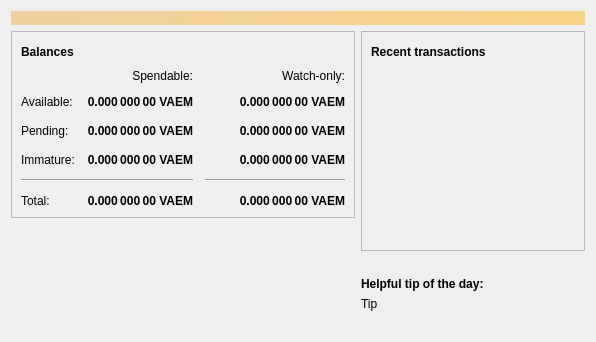
<?xml version="1.0" encoding="UTF-8"?>
<ui version="4.0">
 <class>OverviewPage</class>
 <widget class="QWidget" name="OverviewPage">
  <property name="geometry">
   <rect>
    <x>0</x>
    <y>0</y>
    <width>596</width>
    <height>342</height>
   </rect>
  </property>
  <property name="windowTitle">
   <string>Form</string>
  </property>
  <layout class="QVBoxLayout" name="topLayout">
   <item>
    <widget class="QLabel" name="labelAlerts">
     <property name="visible">
      <bool>false</bool>
     </property>
     <property name="styleSheet">
      <string notr="true">QLabel { background-color: qlineargradient(x1: 0, y1: 0, x2: 1, y2: 0, stop:0 #F0D0A0, stop:1 #F8D488); color:#000000; }</string>
     </property>
     <property name="wordWrap">
      <bool>true</bool>
     </property>
     <property name="margin">
      <number>3</number>
     </property>
     <property name="textInteractionFlags">
      <set>Qt::TextSelectableByMouse</set>
     </property>
    </widget>
   </item>
   <item>
    <layout class="QHBoxLayout" name="horizontalLayout" stretch="1,1">
     <item>
      <layout class="QVBoxLayout" name="verticalLayout_2">
       <item>
        <widget class="QFrame" name="frame">
         <property name="frameShape">
          <enum>QFrame::StyledPanel</enum>
         </property>
         <property name="frameShadow">
          <enum>QFrame::Raised</enum>
         </property>
         <layout class="QVBoxLayout" name="verticalLayout_4">
          <item>
           <layout class="QHBoxLayout" name="horizontalLayout_4">
            <item>
             <widget class="QLabel" name="label_5">
              <property name="font">
               <font>
                <weight>75</weight>
                <bold>true</bold>
               </font>
              </property>
              <property name="text">
               <string>Balances</string>
              </property>
             </widget>
            </item>
            <item>
             <widget class="QPushButton" name="labelWalletStatus">
              <property name="enabled">
               <bool>true</bool>
              </property>
              <property name="maximumSize">
               <size>
                <width>30</width>
                <height>16777215</height>
               </size>
              </property>
              <property name="toolTip">
               <string>The displayed information may be out of date. Your wallet automatically synchronizes with the Voltaem network after a connection is established, but this process has not completed yet.</string>
              </property>
              <property name="text">
               <string/>
              </property>
              <property name="icon">
               <iconset resource="../bitcoin.qrc">
                <normaloff>:/icons/warning</normaloff>
                <disabledoff>:/icons/warning</disabledoff>:/icons/warning</iconset>
              </property>
              <property name="iconSize">
               <size>
                <width>24</width>
                <height>24</height>
               </size>
              </property>
              <property name="flat">
               <bool>true</bool>
              </property>
             </widget>
            </item>
            <item>
             <spacer name="horizontalSpacer_3">
              <property name="orientation">
               <enum>Qt::Horizontal</enum>
              </property>
              <property name="sizeHint" stdset="0">
               <size>
                <width>40</width>
                <height>20</height>
               </size>
              </property>
             </spacer>
            </item>
           </layout>
          </item>
          <item>
           <layout class="QGridLayout" name="gridLayout">
            <property name="spacing">
             <number>12</number>
            </property>
            <item row="2" column="2">
             <widget class="QLabel" name="labelWatchPending">
              <property name="font">
               <font>
                <weight>75</weight>
                <bold>true</bold>
               </font>
              </property>
              <property name="cursor">
               <cursorShape>IBeamCursor</cursorShape>
              </property>
              <property name="toolTip">
               <string>Unconfirmed transactions to watch-only addresses</string>
              </property>
              <property name="text">
               <string notr="true">0.000 000 00 VAEM</string>
              </property>
              <property name="alignment">
               <set>Qt::AlignRight|Qt::AlignTrailing|Qt::AlignVCenter</set>
              </property>
              <property name="textInteractionFlags">
               <set>Qt::LinksAccessibleByMouse|Qt::TextSelectableByKeyboard|Qt::TextSelectableByMouse</set>
              </property>
             </widget>
            </item>
            <item row="2" column="1">
             <widget class="QLabel" name="labelUnconfirmed">
              <property name="font">
               <font>
                <weight>75</weight>
                <bold>true</bold>
               </font>
              </property>
              <property name="cursor">
               <cursorShape>IBeamCursor</cursorShape>
              </property>
              <property name="toolTip">
               <string>Total of transactions that have yet to be confirmed, and do not yet count toward the spendable balance</string>
              </property>
              <property name="text">
               <string notr="true">0.000 000 00 VAEM</string>
              </property>
              <property name="alignment">
               <set>Qt::AlignRight|Qt::AlignTrailing|Qt::AlignVCenter</set>
              </property>
              <property name="textInteractionFlags">
               <set>Qt::LinksAccessibleByMouse|Qt::TextSelectableByKeyboard|Qt::TextSelectableByMouse</set>
              </property>
             </widget>
            </item>
            <item row="3" column="2">
             <widget class="QLabel" name="labelWatchImmature">
              <property name="font">
               <font>
                <weight>75</weight>
                <bold>true</bold>
               </font>
              </property>
              <property name="cursor">
               <cursorShape>IBeamCursor</cursorShape>
              </property>
              <property name="toolTip">
               <string>Mined balance in watch-only addresses that has not yet matured</string>
              </property>
              <property name="text">
               <string notr="true">0.000 000 00 VAEM</string>
              </property>
              <property name="alignment">
               <set>Qt::AlignRight|Qt::AlignTrailing|Qt::AlignVCenter</set>
              </property>
              <property name="textInteractionFlags">
               <set>Qt::LinksAccessibleByMouse|Qt::TextSelectableByKeyboard|Qt::TextSelectableByMouse</set>
              </property>
             </widget>
            </item>
            <item row="4" column="0" colspan="2">
             <widget class="Line" name="line">
              <property name="orientation">
               <enum>Qt::Horizontal</enum>
              </property>
             </widget>
            </item>
            <item row="4" column="2">
             <widget class="Line" name="lineWatchBalance">
              <property name="sizePolicy">
               <sizepolicy hsizetype="Preferred" vsizetype="Fixed">
                <horstretch>0</horstretch>
                <verstretch>0</verstretch>
               </sizepolicy>
              </property>
              <property name="minimumSize">
               <size>
                <width>140</width>
                <height>0</height>
               </size>
              </property>
              <property name="orientation">
               <enum>Qt::Horizontal</enum>
              </property>
             </widget>
            </item>
            <item row="5" column="0">
             <widget class="QLabel" name="labelTotalText">
              <property name="text">
               <string>Total:</string>
              </property>
             </widget>
            </item>
            <item row="3" column="1">
             <widget class="QLabel" name="labelImmature">
              <property name="font">
               <font>
                <weight>75</weight>
                <bold>true</bold>
               </font>
              </property>
              <property name="cursor">
               <cursorShape>IBeamCursor</cursorShape>
              </property>
              <property name="toolTip">
               <string>Mined balance that has not yet matured</string>
              </property>
              <property name="text">
               <string notr="true">0.000 000 00 VAEM</string>
              </property>
              <property name="alignment">
               <set>Qt::AlignRight|Qt::AlignTrailing|Qt::AlignVCenter</set>
              </property>
              <property name="textInteractionFlags">
               <set>Qt::LinksAccessibleByMouse|Qt::TextSelectableByKeyboard|Qt::TextSelectableByMouse</set>
              </property>
             </widget>
            </item>
            <item row="2" column="3">
             <spacer name="horizontalSpacer_2">
              <property name="orientation">
               <enum>Qt::Horizontal</enum>
              </property>
              <property name="sizeHint" stdset="0">
               <size>
                <width>40</width>
                <height>20</height>
               </size>
              </property>
             </spacer>
            </item>
            <item row="3" column="0">
             <widget class="QLabel" name="labelImmatureText">
              <property name="text">
               <string>Immature:</string>
              </property>
             </widget>
            </item>
            <item row="5" column="1">
             <widget class="QLabel" name="labelTotal">
              <property name="font">
               <font>
                <weight>75</weight>
                <bold>true</bold>
               </font>
              </property>
              <property name="cursor">
               <cursorShape>IBeamCursor</cursorShape>
              </property>
              <property name="toolTip">
               <string>Your current total balance</string>
              </property>
              <property name="text">
               <string notr="true">0.000 000 00 VAEM</string>
              </property>
              <property name="alignment">
               <set>Qt::AlignRight|Qt::AlignTrailing|Qt::AlignVCenter</set>
              </property>
              <property name="textInteractionFlags">
               <set>Qt::LinksAccessibleByMouse|Qt::TextSelectableByKeyboard|Qt::TextSelectableByMouse</set>
              </property>
             </widget>
            </item>
            <item row="5" column="2">
             <widget class="QLabel" name="labelWatchTotal">
              <property name="font">
               <font>
                <weight>75</weight>
                <bold>true</bold>
               </font>
              </property>
              <property name="cursor">
               <cursorShape>IBeamCursor</cursorShape>
              </property>
              <property name="toolTip">
               <string>Current total balance in watch-only addresses</string>
              </property>
              <property name="text">
               <string notr="true">0.000 000 00 VAEM</string>
              </property>
              <property name="alignment">
               <set>Qt::AlignRight|Qt::AlignTrailing|Qt::AlignVCenter</set>
              </property>
              <property name="textInteractionFlags">
               <set>Qt::LinksAccessibleByMouse|Qt::TextSelectableByKeyboard|Qt::TextSelectableByMouse</set>
              </property>
             </widget>
            </item>
            <item row="0" column="2">
             <widget class="QLabel" name="labelWatchonly">
              <property name="text">
               <string>Watch-only:</string>
              </property>
              <property name="alignment">
               <set>Qt::AlignRight|Qt::AlignTrailing|Qt::AlignVCenter</set>
              </property>
             </widget>
            </item>
            <item row="1" column="0">
             <widget class="QLabel" name="labelBalanceText">
              <property name="text">
               <string>Available:</string>
              </property>
             </widget>
            </item>
            <item row="1" column="1">
             <widget class="QLabel" name="labelBalance">
              <property name="font">
               <font>
                <weight>75</weight>
                <bold>true</bold>
               </font>
              </property>
              <property name="cursor">
               <cursorShape>IBeamCursor</cursorShape>
              </property>
              <property name="toolTip">
               <string>Your current spendable balance</string>
              </property>
              <property name="text">
               <string notr="true">0.000 000 00 VAEM</string>
              </property>
              <property name="alignment">
               <set>Qt::AlignRight|Qt::AlignTrailing|Qt::AlignVCenter</set>
              </property>
              <property name="textInteractionFlags">
               <set>Qt::LinksAccessibleByMouse|Qt::TextSelectableByKeyboard|Qt::TextSelectableByMouse</set>
              </property>
             </widget>
            </item>
            <item row="1" column="2">
             <widget class="QLabel" name="labelWatchAvailable">
              <property name="font">
               <font>
                <weight>75</weight>
                <bold>true</bold>
               </font>
              </property>
              <property name="cursor">
               <cursorShape>IBeamCursor</cursorShape>
              </property>
              <property name="toolTip">
               <string>Your current balance in watch-only addresses</string>
              </property>
              <property name="text">
               <string notr="true">0.000 000 00 VAEM</string>
              </property>
              <property name="alignment">
               <set>Qt::AlignRight|Qt::AlignTrailing|Qt::AlignVCenter</set>
              </property>
              <property name="textInteractionFlags">
               <set>Qt::LinksAccessibleByMouse|Qt::TextSelectableByKeyboard|Qt::TextSelectableByMouse</set>
              </property>
             </widget>
            </item>
            <item row="2" column="0">
             <widget class="QLabel" name="labelPendingText">
              <property name="text">
               <string>Pending:</string>
              </property>
             </widget>
            </item>
            <item row="0" column="1">
             <widget class="QLabel" name="labelSpendable">
              <property name="text">
               <string>Spendable:</string>
              </property>
              <property name="alignment">
               <set>Qt::AlignRight|Qt::AlignTrailing|Qt::AlignVCenter</set>
              </property>
             </widget>
            </item>
           </layout>
          </item>
         </layout>
        </widget>
       </item>
       <item>
        <spacer name="verticalSpacer">
         <property name="orientation">
          <enum>Qt::Vertical</enum>
         </property>
         <property name="sizeHint" stdset="0">
          <size>
           <width>20</width>
           <height>40</height>
          </size>
         </property>
        </spacer>
       </item>
       <item>
        <layout class="QGridLayout" name="logo_grid">
          <item>
            <widget class="QLabel" name="label_wallet_bgcoin">
             <property name="text">
              <string/>
             </property>
             <property name="pixmap">
              <pixmap resource="../bitcoin.qrc">:/icons/wallet_bgcoin</pixmap>
             </property>
             <property name="scaledContents">
              <bool>false</bool>
             </property>
             <property name="alignment">
              <set>Qt::AlignCenter</set>
             </property>
             <property name="margin">
              <number>-2</number>
             </property>
            </widget>
          </item>
          <item>
            <widget class="QLabel" name="label_wallet_version_overlay">
              <property name="text">
               <string></string>
              </property>
              <property name="pixmap">
              </property>
              <property name="scaledContents">
               <bool>false</bool>
              </property>
              <property name="alignment">
               <set>Qt::AlignLeft|Qt::AlignBottom</set>
              </property>
              <property name="margin">
               <number>2</number>
              </property>
            </widget>
          </item>
        </layout>
       </item>
      </layout>
     </item>
     <item>
      <layout class="QVBoxLayout" name="verticalLayout_3">
       <item>
        <widget class="QFrame" name="frame_2">
         <property name="frameShape">
          <enum>QFrame::StyledPanel</enum>
         </property>
         <property name="frameShadow">
          <enum>QFrame::Raised</enum>
         </property>
         <layout class="QVBoxLayout" name="verticalLayout">
          <item>
           <layout class="QHBoxLayout" name="horizontalLayout_2">
            <item>
             <widget class="QLabel" name="label_4">
              <property name="font">
               <font>
                <weight>75</weight>
                <bold>true</bold>
               </font>
              </property>
              <property name="text">
               <string>Recent transactions</string>
              </property>
             </widget>
            </item>
            <item>
             <widget class="QPushButton" name="labelTransactionsStatus">
              <property name="enabled">
               <bool>true</bool>
              </property>
              <property name="maximumSize">
               <size>
                <width>30</width>
                <height>16777215</height>
               </size>
              </property>
              <property name="toolTip">
               <string>The displayed information may be out of date. Your wallet automatically synchronizes with the Voltaem network after a connection is established, but this process has not completed yet.</string>
              </property>
              <property name="text">
               <string/>
              </property>
              <property name="icon">
               <iconset resource="../bitcoin.qrc">
                <normaloff>:/icons/warning</normaloff>
                <disabledoff>:/icons/warning</disabledoff>:/icons/warning</iconset>
              </property>
              <property name="iconSize">
               <size>
                <width>24</width>
                <height>24</height>
               </size>
              </property>
              <property name="flat">
               <bool>true</bool>
              </property>
             </widget>
            </item>
            <item>
             <spacer name="horizontalSpacer">
              <property name="orientation">
               <enum>Qt::Horizontal</enum>
              </property>
              <property name="sizeHint" stdset="0">
               <size>
                <width>40</width>
                <height>20</height>
               </size>
              </property>
             </spacer>
            </item>
           </layout>
          </item>
          <item>
           <widget class="QListView" name="listTransactions">
            <property name="styleSheet">
             <string notr="true">QListView { background: transparent; }</string>
            </property>
            <property name="frameShape">
             <enum>QFrame::NoFrame</enum>
            </property>
            <property name="verticalScrollBarPolicy">
             <enum>Qt::ScrollBarAlwaysOff</enum>
            </property>
            <property name="horizontalScrollBarPolicy">
             <enum>Qt::ScrollBarAlwaysOff</enum>
            </property>
            <property name="selectionMode">
             <enum>QAbstractItemView::NoSelection</enum>
            </property>
           </widget>
          </item>
         </layout>
        </widget>
       </item>
       <item>
        <spacer name="verticalSpacer_2">
         <property name="orientation">
          <enum>Qt::Vertical</enum>
         </property>
         <property name="sizeHint" stdset="0">
          <size>
           <width>20</width>
           <height>40</height>
          </size>
         </property>
        </spacer>
       </item>
       <item>
        <layout class="QVBoxLayout" name="verticalLayout_5">
         <property name="topMargin">
          <number>0</number>
         </property>
         <item>
          <widget class="QLabel" name="label_tip_header">
           <property name="font">
            <font>
             <weight>75</weight>
             <bold>true</bold>
            </font>
           </property>
           <property name="text">
            <string>Helpful tip of the day:</string>
           </property>
          </widget>
         </item>
         <item>
          <widget class="QLabel" name="label_tip">
           <property name="text">
            <string>Tip</string>
           </property>
          </widget>
         </item>
         <item>
          <spacer name="verticalSpacer_3">
           <property name="orientation">
            <enum>Qt::Vertical</enum>
           </property>
           <property name="sizeType">
            <enum>QSizePolicy::Maximum</enum>
           </property>
           <property name="sizeHint" stdset="0">
            <size>
             <width>20</width>
             <height>40</height>
            </size>
           </property>
          </spacer>
         </item>
        </layout>
       </item>
      </layout>
     </item>
    </layout>
   </item>
  </layout>
 </widget>
 <resources>
  <include location="../bitcoin.qrc"/>
 </resources>
 <connections/>
</ui>
